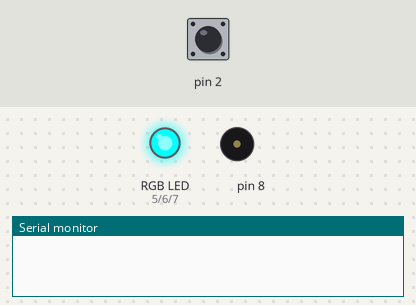
Recording of a sketch running on a simulated Arduino Uno, built with avr-gcc and run on an emulated ATmega328P. On the bench: an RGB LED mixed from three pins (HIGH = lit), buzzer (waves = sounding), the last lines printed to the serial monitor. The test bench sets the inputs (shaded band); at power-on: pin 2 HIGH.

Above: at 1.2 s.
1.3 s: pin 2 driven LOW
At 2.2 s:
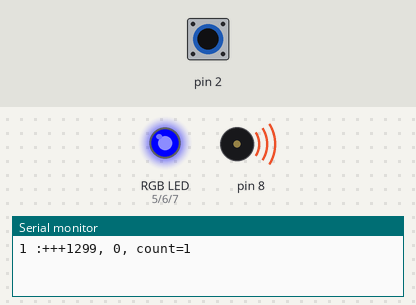
At 4.2 s:
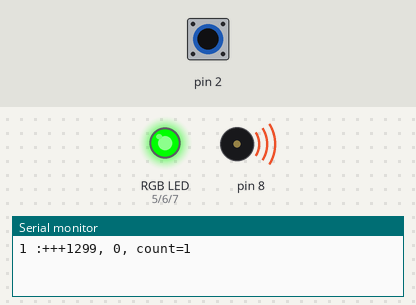
4.3 s: pin 2 pulsed HIGH 2 times (0.12 s each, 0.3 s apart)
At 14.9 s:
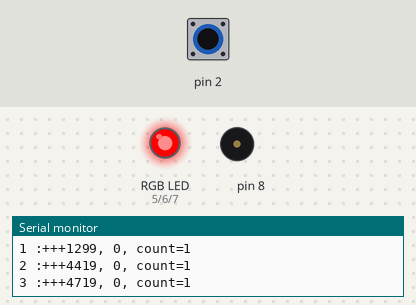
Timing chart, 0 to 54.6 s (numbered marks = the images above; inputs shaded):
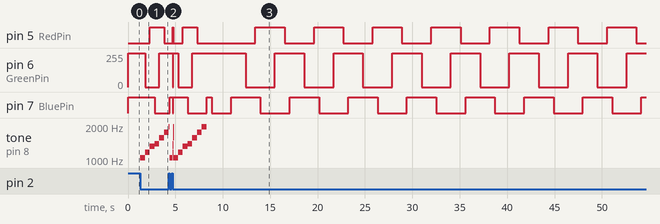

The sketch:

rgb_step_change.ino
```cpp
/*
 * ====================================================
 *      Name: IR_LCD_disp_key.ino
 *   Version: 1.0
 *  Compiler: Arduino-IDE
 *   Company: WWW.SOGWORKS.CN
 *  Function: 1.在没有触发红外的情况下，就是慢慢的渐变
 *            2.在触发了红外的情况下，就快速的赤橙黄绿青蓝紫变一下，然互又恢复慢慢的渐变
 * RGB分别接：数字引脚567
 * =====================================================
 * */
#include"pitch.h"
int Start_Over=0;
int RedPin = 5;                 //红色led引脚
int GreenPin = 6;               //绿色led引脚
int BluePin  = 7;                //蓝色led引脚
/**
 * 设置RGB颜色
 * @param red    红色
 * @param green  绿
 * @param blue   蓝
 */
void setColor(int red, int green, int blue)
{
    analogWrite(RedPin, 255-red);
    analogWrite(GreenPin, 255-green);
    analogWrite(BluePin, 255-blue);
}

/**
 * 延时并且还要检查是否有红外中断，假中断
 */
void delayAndCheckInterrupts(){
    for (int i = 0; i < 50; ++i){
        delay(10);
        if (Start_Over){
            return;
        }
    }
}
/**
 * 产生3个随机数给LED
 */
void toggleIRtodo(){
    setColor(255, 0, 0);  // 红色
    tone(8,NOTE_C6);
    delayAndCheckInterrupts();
    noTone(8);

    setColor(255, 255, 0);  // yellow
    tone(8,NOTE_D6);
    delayAndCheckInterrupts();
    noTone(8);

    setColor(0, 255, 0);  //green
    tone(8,NOTE_E6);
    delayAndCheckInterrupts();
    noTone(8);

    setColor(0, 255, 255);  // 青色cyan
    tone(8,NOTE_F6);
    delayAndCheckInterrupts();
    noTone(8);

    setColor(0, 0, 255);  // blue
    tone(8,NOTE_G6);
    delayAndCheckInterrupts();
    noTone(8);

    setColor(255, 0, 255);  // 紫色
    tone(8,NOTE_A6);
    delayAndCheckInterrupts();
    noTone(8);

    tone(8,NOTE_B6);
    delayAndCheckInterrupts();
    noTone(8);
}


/**
 * [返回映射过的随机数]
 * @param  x在[1,4]范围内
 * @return  返回映射的几个值
 */
int mapRandom(int x){
    if(0==x){
	return 0;
    }
    if(1==x){
	return 500;
    }
    if(2==x){
	return 1000;
    }
    if(3==x){
	return 1500;
    }
    if(4==x){
	return 2500;
    }
}


/**
 * 用的别人的渐变算法,给RGB的引脚发送RGB的值
 * ::::我现在想传入三个参数，（r，g，b），是六个颜色，让其在六个颜色之间变。
 *     依次传入6次值，不断循环
 * @param index  lightTable的索引值
 */
void sendrgbElement(int Red, int Green, int Blue) {

    int FadeTime,HoldTime;
    FadeTime = 1000;
    HoldTime = 200;

    static int redPrev = 0;    // keep track of previous Red brightness value
    static int greenPrev = 0;  // keep track of previous Green brightness value
    static int  bluePrev = 0;   // keep track of previous Blue brightness value

    // set color timing values
    //   everytime the fadeCounter reaches this timing value in the fade loop
    //   we will update the color value for the color (default value of 0 for no updating)
    int redTime = 0;
    int greenTime = 0;
    int blueTime = 0;

    // set values of temp colors
    //   starting from the previous color values,
    //   these will change to the color values just gotten from rgbElement over fadeTime
    int redTemp = redPrev;
    int greenTemp = greenPrev;
    int blueTemp = bluePrev;

    // fade LEDs up or down, from previous values to current values
    int redDelta = Red - redPrev;                // total amount to fade red value (up or down) during fadeTime
    int greenDelta = Green - greenPrev;          // total amount to fade green value (up or down) during fadeTime
    int blueDelta = Blue - bluePrev;             // total amount to fade blue value (up or down) during fadeTime

    if (redDelta != 0) {
	redTime = (FadeTime / redDelta);           // increment Red value every time we reach this fade value in the fade loop
	redTime = abs(redTime);
	redTime = redTime + 1;                     // adjust for truncation of integer division
    }                                            //
    int redTimeInc = redTime;                    // increment Red value every time the fadeCounter increments this amount

    if (greenDelta != 0) {
	greenTime = (FadeTime / greenDelta);       // increment Green value every time we reach this fade value in the fade loop
	greenTime = abs(greenTime);
	greenTime = greenTime + 1;                 // adjust for truncation of integer division
    }                                            //
    int greenTimeInc = greenTime;                // increment Green value every time the fadeCounter increments this amount

    if (blueDelta != 0) {
	blueTime = (FadeTime / blueDelta);         // increment Blue value every time we reach this fade value in the fade loop
	blueTime = abs(blueTime);
	blueTime = blueTime + 1;                   // adjust for truncation of integer division
    }                                            //
    int blueTimeInc = blueTime;                  // increment Blue value every time the fade value increments this amount


    int redInc = 1;
    int greenInc = 1;
    int blueInc = 1;
    if (redDelta < 0) redInc = -1;
    if (greenDelta < 0) greenInc = -1;
    if (blueDelta < 0) blueInc = -1;
    //循环
    for (int fadeCounter=1; fadeCounter<=FadeTime; fadeCounter++) {
	if ( fadeCounter == redTime ) {
	    redTemp = redTemp + redInc;                 // increment to next red value
	    redTime = redTime + redTimeInc;             // we'll increment Red value again when FadeTime reaches new redTime
	}
	if ( fadeCounter == greenTime ) {
	    greenTemp = greenTemp + greenInc;           // increment to next green value
	    greenTime = greenTime + greenTimeInc;       // we'll increment Green value again when FadeTime reaches new greenTime
    }
    if ( fadeCounter == blueTime ) {
	    blueTemp = blueTemp + blueInc;              // increment to next blue value
	    blueTime = blueTime + blueTimeInc;          // we'll increment Blue value again when FadeTime reaches new blueTime
    }
	setColor(redTemp,greenTemp,blueTemp);
    delayMicroseconds(1000);
	if ( Start_Over ) return;  // if the IR detector saw IR, then we should reset and start over (Start_Over gets set to 1 in the interrupt routine if the IR detector saw IR)
    }
    redPrev = Red;
    greenPrev = Green;
    bluePrev = Blue;
}


void setup()
{
    Serial.begin(9600);
    //将引脚设置为输出
    pinMode(RedPin, OUTPUT);
    pinMode(GreenPin, OUTPUT);
    pinMode(BluePin, OUTPUT);
    //设置随机数种子
    randomSeed(103);
    //安置中断函数
    attachInterrupt(0,recv_isr,FALLING);
}

int colorTable[6][3]=
{
    {255,0,0},      //红
    {255,255,0},    //黄
    {0,255,0},      //绿
    {0,255,255},        //青
    {0,0,255},      //蓝
    {255,0,255},        //杨红
};


/**
 * 中断0的中断函数，FALLONG触发
 */
unsigned long now1 = 0;
unsigned long now2 = 0;
bool flag1 = 1;
bool flag2 = 0;
static int count;
void recv_isr()
{
    static int i;
    i++;
    count++;
    Start_Over=1;      //用来中断的标志位
    // Serial.print("----");
    // Serial.println(i++);
    if(flag1){
       now1 = millis();
       // Serial.print("now1:");
       // Serial.println(now1);
       flag1 = 0;
       flag2 = 1;
       return;
    }
    if(flag2){
       now2 = millis();
       // Serial.print("now2:");
       // Serial.println(now2);
       // flag2 = 0;
       // flag1 = 1;
       return;
    }
}

void loop() {
    for (int i = 0; i < 6; ++i) {
        sendrgbElement(colorTable[i][0],colorTable[i][1] ,colorTable[i][2]);
        if(Start_Over){
            if(now2 - now1 > 1000){
                Serial.print(i);
                Serial.print( " :+++");
                Serial.print(now1);
                Serial.print(", ");
                Serial.print(now2);
                Serial.print(", count=");
                count = 1;
                flag1 = 1;
                flag2 = 0;
            }
            else{
                Serial.print(i);
                Serial.print( " :---");
                Serial.print(now1);
                Serial.print(", ");
                Serial.print(now2);
                Serial.print(",count= ");
            }
            Serial.println(count);
            Start_Over=0;
            toggleIRtodo();
        }
    }
}
```

pitch.h
```cpp
/*************************************************
 * Public Constants
 *************************************************/

#define NOTE_B0  31
#define NOTE_C1  33
#define NOTE_CS1 35
#define NOTE_D1  37
#define NOTE_DS1 39
#define NOTE_E1  41
#define NOTE_F1  44
#define NOTE_FS1 46
#define NOTE_G1  49
#define NOTE_GS1 52
#define NOTE_A1  55
#define NOTE_AS1 58
#define NOTE_B1  62
#define NOTE_C2  65
#define NOTE_CS2 69
#define NOTE_D2  73
#define NOTE_DS2 78
#define NOTE_E2  82
#define NOTE_F2  87
#define NOTE_FS2 93
#define NOTE_G2  98
#define NOTE_GS2 104
#define NOTE_A2  110
#define NOTE_AS2 117
#define NOTE_B2  123
#define NOTE_C3  131
#define NOTE_CS3 139
#define NOTE_D3  147
#define NOTE_DS3 156
#define NOTE_E3  165
#define NOTE_F3  175
#define NOTE_FS3 185
#define NOTE_G3  196
#define NOTE_GS3 208
#define NOTE_A3  220
#define NOTE_AS3 233
#define NOTE_B3  247
#define NOTE_C4  262
#define NOTE_CS4 277
#define NOTE_D4  294
#define NOTE_DS4 311
#define NOTE_E4  330
#define NOTE_F4  349
#define NOTE_FS4 370
#define NOTE_G4  392
#define NOTE_GS4 415
#define NOTE_A4  440
#define NOTE_AS4 466
#define NOTE_B4  494
#define NOTE_C5  523
#define NOTE_CS5 554
#define NOTE_D5  587
#define NOTE_DS5 622
#define NOTE_E5  659
#define NOTE_F5  698
#define NOTE_FS5 740
#define NOTE_G5  784
#define NOTE_GS5 831
#define NOTE_A5  880
#define NOTE_AS5 932
#define NOTE_B5  988
#define NOTE_C6  1047
#define NOTE_CS6 1109
#define NOTE_D6  1175
#define NOTE_DS6 1245
#define NOTE_E6  1319
#define NOTE_F6  1397
#define NOTE_FS6 1480
#define NOTE_G6  1568
#define NOTE_GS6 1661
#define NOTE_A6  1760
#define NOTE_AS6 1865
#define NOTE_B6  1976
#define NOTE_C7  2093
#define NOTE_CS7 2217
#define NOTE_D7  2349
#define NOTE_DS7 2489
#define NOTE_E7  2637
#define NOTE_F7  2794
#define NOTE_FS7 2960
#define NOTE_G7  3136
#define NOTE_GS7 3322
#define NOTE_A7  3520
#define NOTE_AS7 3729
#define NOTE_B7  3951
#define NOTE_C8  4186
#define NOTE_CS8 4435
#define NOTE_D8  4699
#define NOTE_DS8 4978
```

Measured:
- after the input at 1.3 s, pin 5 (RedPin): LOW → HIGH after 1.0 s instead of 1.8 s; pin 7 (BluePin): HIGH → LOW after 1.5 s instead of 2.3 s; tone on pin 8: plays 1047 Hz for 0.50 s, 1175 Hz for 0.50 s, 1319 Hz for 0.50 s, 1397 Hz for 0.50 s, 1568 Hz for 0.50 s, 1760 Hz for 0.50 s, starting at once
